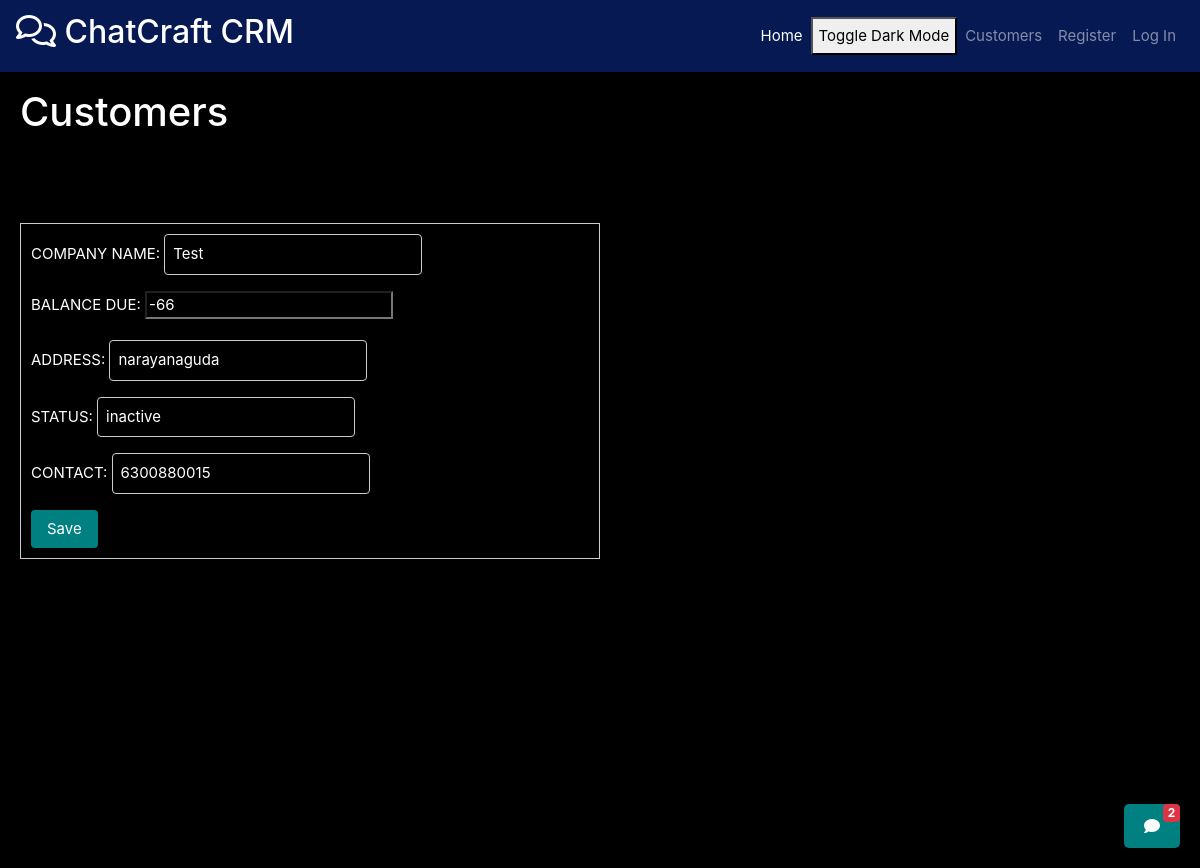
Page /customers/edit/1/ on the committed database.
### customers/models.py (models this page shows, shortened)
class Customer(models.Model):
    CUSTOMER_ID=models.AutoField(primary_key=True)
    COMPANY_NAME=models.CharField(max_length=35,unique=True)
    BALANCE_DUE=models.IntegerField(default=0,blank=True,null=True)
    ADDRESS = models.CharField(max_length=35,null=True,blank=True)
    STATUS = models.CharField(max_length=35,null=True,blank=True)
    CONTACT = models.CharField(max_length=10,null=True,blank=True)

### customers/views.py (the view)
# urls.py: path('edit/<int:customer_id>/',views.editCustomer),
@csrf_exempt
def editCustomer(request, customer_id):
    instance = get_object_or_404(Customer, pk=customer_id)
    if request.method == 'POST':
        form = CustomerForm(request.POST, instance=instance)
        if form.is_valid():
            form.save()
            return redirect('/customers/get/')
    else:
        form = CustomerForm(instance=instance)
        return render(request, 'Customers/save_Customer.html', {'form': form, 'instance': instance})

### customers/forms.py (shortened to what this page needs)
class CustomerForm(forms.ModelForm):
    class Meta:
        model = Customer
        fields = ["COMPANY_NAME", "BALANCE_DUE", "ADDRESS", "STATUS", "CONTACT"]  # List the fields you want to edit

### customers/templates/Customers/save_Customer.html (shortened to what this page needs)
{% extends 'base.html' %}
{% block extra_nav %}
<li class="nav-item">
    <a class="nav-link" href="/customers/get/">Customers</a>
</li>
{% endblock %}
{% block content %}
<h1>Customers</h1>
<br><br><br>
<form method="post">
    {{ form.as_p }}
    <button type="submit">Save</button>
</form>
{% endblock %}

### templates/base.html (style rules this page uses)
body { background-repeat: no-repeat; background-attachment: fixed; background-size: cover; }
body { font-size: 15px; }
form { margin-top: 20px; padding: 10px; border: 1px solid #ccc; background-color: #f8f8f8; width: 50%; }
form input[type="text"] { padding: 8px; margin-right: 10px; border: 1px solid #ccc; border-radius: 4px; }
form button[type="submit"] { padding: 8px 16px; background-color: teal; border: none; color: white; border-radius: 4px; cursor: pointer; }
h1 { flex: 1; margin: 0; position: relative; }
.grid-container * { color: white; background-color: black; }

### rows in the picture
Customer: COMPANY_NAME "Test", BALANCE_DUE "-66", ADDRESS "narayanaguda", STATUS "inactive", CONTACT "6300880015"
